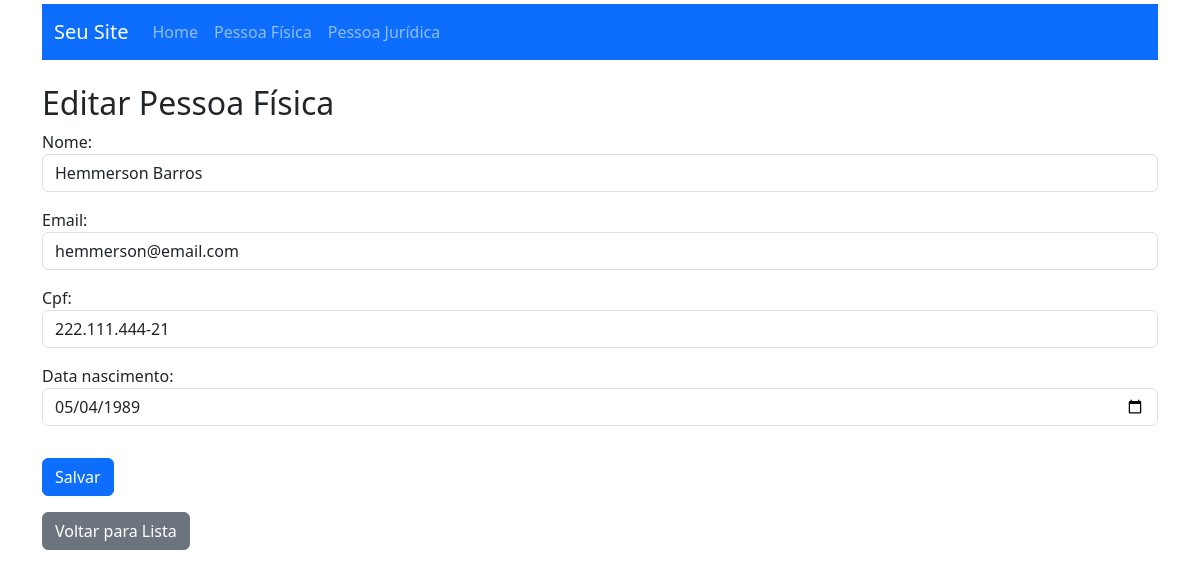
Page /main/pessoa_fisica/update/1/ on the committed database.
### main/models.py (models this page shows)
class Pessoa(models.Model):
    nome = models.CharField(max_length=100, null=False)
    email = models.EmailField(max_length=100, null=False)
    class Meta:
        abstract = True

class PessoaFisica(Pessoa):
    cpf = models.CharField(max_length=14, unique=True)
    data_nascimento = models.DateField()

### main/views.py (the view)
# urls.py: path('pessoa_fisica/update/<int:id>/', views.updatePessoaFisica, name='update_pessoa_fisica'),
def updatePessoaFisica(request, id):
    pessoaFisica = get_object_or_404(PessoaFisica, id=id)
    if request.method == 'POST':
        form = PessoaFisicaForm(request.POST, instance=pessoaFisica)
        if form.is_valid():
            form.save()
            return redirect(listaPessoaFisica)
    else:
        form = PessoaFisicaForm(instance=pessoaFisica)
    return render(request, 'pf_form.html', {'form':form, 'pessoa_fisica':pessoaFisica})

### main/forms.py
class PessoaFisicaForm(forms.ModelForm):
    class Meta:
        model = PessoaFisica
        fields = '__all__'
        widgets = {
            'nome':forms.TextInput(attrs={
                'class':'form-control',
                'required':'required',
            }),
            'email':forms.EmailInput(attrs={
                'class':'form-control',
                'required':'required',
            }),
            'cpf':forms.TextInput(attrs={
                'class':'form-control',
                'required':'required',
            }),
            'data_nascimento':forms.TextInput(attrs={
                'type':'date',
                'class':'form-control',
                'required':'required',
            }),
        }

### main/templates/pf_form.html (shortened to what this page needs)
{% extends 'base.html' %}
{% block content %}
  <div class="container mt-4">
    {% if pessoa_fisica %}
      <h2>Editar Pessoa Física</h2>
    {% else %}
      <h2>Adicionar Nova Pessoa Física</h2>
    {% endif %}
    <form method="post" action="{% if pessoa_fisica %}{% url 'update_pessoa_fisica' id=pessoa_fisica.id %}{% else %}{% url 'novo_pessoa_fisica' %}{% endif %}">
      {{ form.as_p }}
      <button type="submit" class="btn btn-primary mt-3">Salvar</button>
    </form>
    <a href="{% url 'lista_pessoa_fisica' %}" class="btn btn-secondary mt-3">Voltar para Lista</a>
  </div>
{% endblock %}

### rows in the picture
PessoaFisica: nome "Hemmerson Barros", email "hemmerson@email.com", cpf "222.111.444-21", data_nascimento "05/04/1989"
